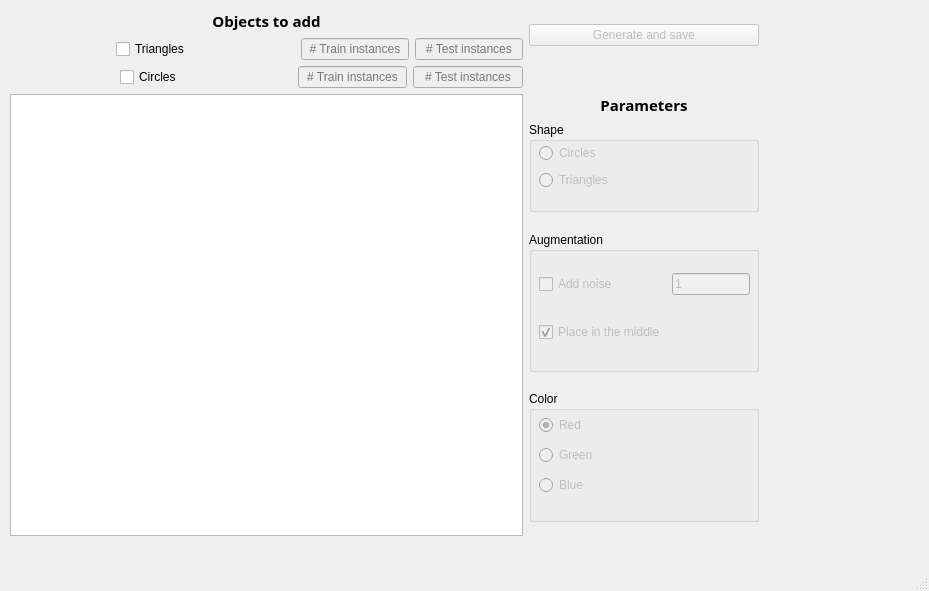
<?xml version="1.0" encoding="UTF-8"?>
<ui version="4.0">
 <class>CreateDatasets</class>
 <widget class="QMainWindow" name="CreateDatasets">
  <property name="geometry">
   <rect>
    <x>0</x>
    <y>0</y>
    <width>929</width>
    <height>591</height>
   </rect>
  </property>
  <property name="minimumSize">
   <size>
    <width>0</width>
    <height>111</height>
   </size>
  </property>
  <property name="windowTitle">
   <string>Dataset generator</string>
  </property>
  <widget class="QWidget" name="centralwidget">
   <widget class="QWidget" name="gridLayoutWidget">
    <property name="geometry">
     <rect>
      <x>10</x>
      <y>10</y>
      <width>749</width>
      <height>526</height>
     </rect>
    </property>
    <layout class="QGridLayout" name="gridLayout">
     <item row="3" column="0">
      <widget class="QGraphicsView" name="graphicsView"/>
     </item>
     <item row="0" column="1">
      <widget class="QPushButton" name="pushButton_generate">
       <property name="enabled">
        <bool>false</bool>
       </property>
       <property name="text">
        <string>Generate and save</string>
       </property>
      </widget>
     </item>
     <item row="2" column="0">
      <layout class="QHBoxLayout" name="horizontalLayout_4">
       <item>
        <spacer name="horizontalSpacer_4">
         <property name="orientation">
          <enum>Qt::Horizontal</enum>
         </property>
         <property name="sizeHint" stdset="0">
          <size>
           <width>40</width>
           <height>20</height>
          </size>
         </property>
        </spacer>
       </item>
       <item>
        <widget class="QCheckBox" name="checkBox_add_circles">
         <property name="text">
          <string>Circles</string>
         </property>
        </widget>
       </item>
       <item>
        <spacer name="horizontalSpacer">
         <property name="orientation">
          <enum>Qt::Horizontal</enum>
         </property>
         <property name="sizeHint" stdset="0">
          <size>
           <width>40</width>
           <height>20</height>
          </size>
         </property>
        </spacer>
       </item>
       <item>
        <widget class="QLineEdit" name="lineEdit_circles_train">
         <property name="enabled">
          <bool>false</bool>
         </property>
         <property name="text">
          <string/>
         </property>
         <property name="alignment">
          <set>Qt::AlignCenter</set>
         </property>
         <property name="placeholderText">
          <string># Train instances</string>
         </property>
        </widget>
       </item>
       <item>
        <widget class="QLineEdit" name="lineEdit_circles_test">
         <property name="enabled">
          <bool>false</bool>
         </property>
         <property name="text">
          <string/>
         </property>
         <property name="alignment">
          <set>Qt::AlignCenter</set>
         </property>
         <property name="placeholderText">
          <string># Test instances</string>
         </property>
        </widget>
       </item>
      </layout>
     </item>
     <item row="0" column="0">
      <layout class="QVBoxLayout" name="verticalLayout_3">
       <item>
        <widget class="QLabel" name="label_4">
         <property name="font">
          <font>
           <family>Century Gothic</family>
           <pointsize>11</pointsize>
           <weight>75</weight>
           <bold>true</bold>
          </font>
         </property>
         <property name="text">
          <string>Objects to add</string>
         </property>
         <property name="alignment">
          <set>Qt::AlignCenter</set>
         </property>
        </widget>
       </item>
       <item>
        <layout class="QHBoxLayout" name="horizontalLayout_5">
         <item>
          <spacer name="horizontalSpacer_3">
           <property name="orientation">
            <enum>Qt::Horizontal</enum>
           </property>
           <property name="sizeHint" stdset="0">
            <size>
             <width>40</width>
             <height>20</height>
            </size>
           </property>
          </spacer>
         </item>
         <item>
          <widget class="QCheckBox" name="checkBox_add_triangles">
           <property name="text">
            <string>Triangles</string>
           </property>
          </widget>
         </item>
         <item>
          <spacer name="horizontalSpacer_2">
           <property name="orientation">
            <enum>Qt::Horizontal</enum>
           </property>
           <property name="sizeHint" stdset="0">
            <size>
             <width>40</width>
             <height>20</height>
            </size>
           </property>
          </spacer>
         </item>
         <item>
          <widget class="QLineEdit" name="lineEdit_triangles_train">
           <property name="enabled">
            <bool>false</bool>
           </property>
           <property name="text">
            <string/>
           </property>
           <property name="alignment">
            <set>Qt::AlignCenter</set>
           </property>
           <property name="placeholderText">
            <string># Train instances</string>
           </property>
          </widget>
         </item>
         <item>
          <widget class="QLineEdit" name="lineEdit_triangles_test">
           <property name="enabled">
            <bool>false</bool>
           </property>
           <property name="text">
            <string/>
           </property>
           <property name="alignment">
            <set>Qt::AlignCenter</set>
           </property>
           <property name="placeholderText">
            <string># Test instances</string>
           </property>
          </widget>
         </item>
        </layout>
       </item>
      </layout>
     </item>
     <item row="3" column="1">
      <layout class="QVBoxLayout" name="verticalLayout">
       <item>
        <widget class="QLabel" name="label">
         <property name="font">
          <font>
           <family>Century Gothic</family>
           <pointsize>11</pointsize>
           <weight>75</weight>
           <bold>true</bold>
          </font>
         </property>
         <property name="text">
          <string>Parameters</string>
         </property>
         <property name="alignment">
          <set>Qt::AlignCenter</set>
         </property>
        </widget>
       </item>
       <item>
        <widget class="QGroupBox" name="groupBox">
         <property name="minimumSize">
          <size>
           <width>0</width>
           <height>90</height>
          </size>
         </property>
         <property name="title">
          <string>Shape</string>
         </property>
         <property name="flat">
          <bool>true</bool>
         </property>
         <widget class="QWidget" name="verticalLayoutWidget_3">
          <property name="geometry">
           <rect>
            <x>10</x>
            <y>20</y>
            <width>135</width>
            <height>49</height>
           </rect>
          </property>
          <layout class="QVBoxLayout" name="verticalLayout_5">
           <item>
            <widget class="QRadioButton" name="radioButton_circles">
             <property name="enabled">
              <bool>false</bool>
             </property>
             <property name="text">
              <string>Circles</string>
             </property>
            </widget>
           </item>
           <item>
            <widget class="QRadioButton" name="radioButton_triangles">
             <property name="enabled">
              <bool>false</bool>
             </property>
             <property name="text">
              <string>Triangles</string>
             </property>
            </widget>
           </item>
          </layout>
         </widget>
        </widget>
       </item>
       <item>
        <spacer name="verticalSpacer_3">
         <property name="orientation">
          <enum>Qt::Vertical</enum>
         </property>
         <property name="sizeHint" stdset="0">
          <size>
           <width>20</width>
           <height>40</height>
          </size>
         </property>
        </spacer>
       </item>
       <item>
        <widget class="QGroupBox" name="groupBox_2">
         <property name="minimumSize">
          <size>
           <width>230</width>
           <height>140</height>
          </size>
         </property>
         <property name="title">
          <string>Augmentation</string>
         </property>
         <widget class="QWidget" name="gridLayoutWidget_2">
          <property name="geometry">
           <rect>
            <x>10</x>
            <y>20</y>
            <width>211</width>
            <height>111</height>
           </rect>
          </property>
          <layout class="QGridLayout" name="gridLayout_2">
           <item row="1" column="0">
            <widget class="QCheckBox" name="checkBox_center">
             <property name="enabled">
              <bool>false</bool>
             </property>
             <property name="text">
              <string>Place in the middle</string>
             </property>
             <property name="checked">
              <bool>true</bool>
             </property>
            </widget>
           </item>
           <item row="0" column="0">
            <widget class="QCheckBox" name="checkBox_add_noise">
             <property name="enabled">
              <bool>false</bool>
             </property>
             <property name="text">
              <string>Add noise</string>
             </property>
            </widget>
           </item>
           <item row="0" column="1">
            <widget class="QLineEdit" name="lineEdit">
             <property name="enabled">
              <bool>false</bool>
             </property>
             <property name="inputMask">
              <string>000000</string>
             </property>
             <property name="text">
              <string>1</string>
             </property>
             <property name="placeholderText">
              <string>Input sigma</string>
             </property>
            </widget>
           </item>
          </layout>
         </widget>
        </widget>
       </item>
       <item>
        <spacer name="verticalSpacer">
         <property name="orientation">
          <enum>Qt::Vertical</enum>
         </property>
         <property name="sizeHint" stdset="0">
          <size>
           <width>20</width>
           <height>40</height>
          </size>
         </property>
        </spacer>
       </item>
       <item>
        <widget class="QGroupBox" name="groupBox_3">
         <property name="minimumSize">
          <size>
           <width>0</width>
           <height>131</height>
          </size>
         </property>
         <property name="title">
          <string>Color</string>
         </property>
         <widget class="QWidget" name="verticalLayoutWidget_5">
          <property name="geometry">
           <rect>
            <x>10</x>
            <y>20</y>
            <width>160</width>
            <height>91</height>
           </rect>
          </property>
          <layout class="QVBoxLayout" name="verticalLayout_7">
           <item>
            <widget class="QRadioButton" name="radioButton_red">
             <property name="enabled">
              <bool>false</bool>
             </property>
             <property name="text">
              <string>Red</string>
             </property>
             <property name="checked">
              <bool>true</bool>
             </property>
            </widget>
           </item>
           <item>
            <widget class="QRadioButton" name="radioButton_green">
             <property name="enabled">
              <bool>false</bool>
             </property>
             <property name="text">
              <string>Green</string>
             </property>
            </widget>
           </item>
           <item>
            <widget class="QRadioButton" name="radioButton_blue">
             <property name="enabled">
              <bool>false</bool>
             </property>
             <property name="text">
              <string>Blue</string>
             </property>
            </widget>
           </item>
          </layout>
         </widget>
        </widget>
       </item>
       <item>
        <spacer name="verticalSpacer_2">
         <property name="orientation">
          <enum>Qt::Vertical</enum>
         </property>
         <property name="sizeHint" stdset="0">
          <size>
           <width>20</width>
           <height>40</height>
          </size>
         </property>
        </spacer>
       </item>
      </layout>
     </item>
    </layout>
   </widget>
  </widget>
  <widget class="QMenuBar" name="menubar">
   <property name="geometry">
    <rect>
     <x>0</x>
     <y>0</y>
     <width>929</width>
     <height>26</height>
    </rect>
   </property>
  </widget>
  <widget class="QStatusBar" name="statusbar"/>
 </widget>
 <resources/>
 <connections/>
</ui>
